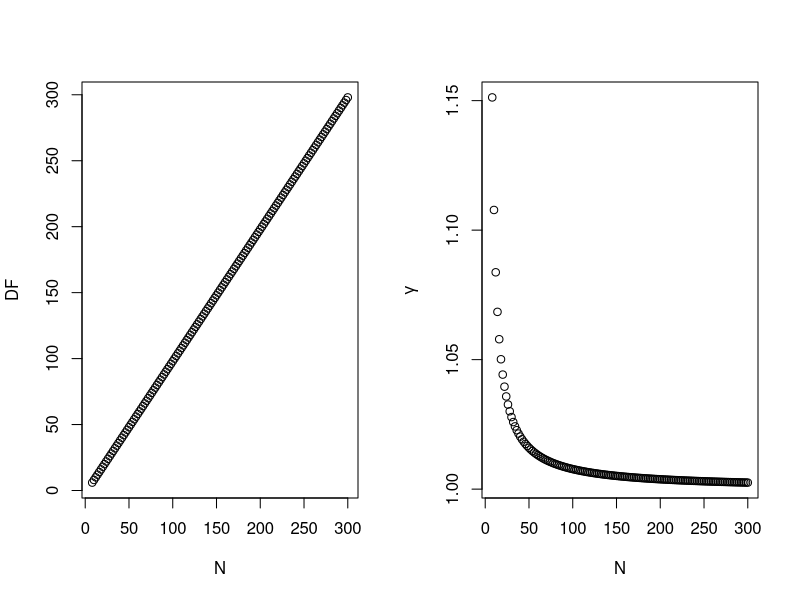

This chart was generated by the following R code:
## ---- chunk 1
Nsize=NULL
coeffmult=NULL
DF=NULL

sd1=2
sd2=2

for (i in 4:150){
  n1=i
  n2=i
  N = n1+n2
  Nsize=c(Nsize,N)
  df = n1+n2-2
  DF = c(DF,df)
  coeffmult = c(coeffmult,sqrt(df/2)*gamma((df-1)/2)/gamma(df/2))
}
## ---- chunk 2
par(mfrow=c(1,2))

plot(Nsize,DF,xlab="N")
plot(Nsize,coeffmult,ylab=expression(gamma),xlab="N")
